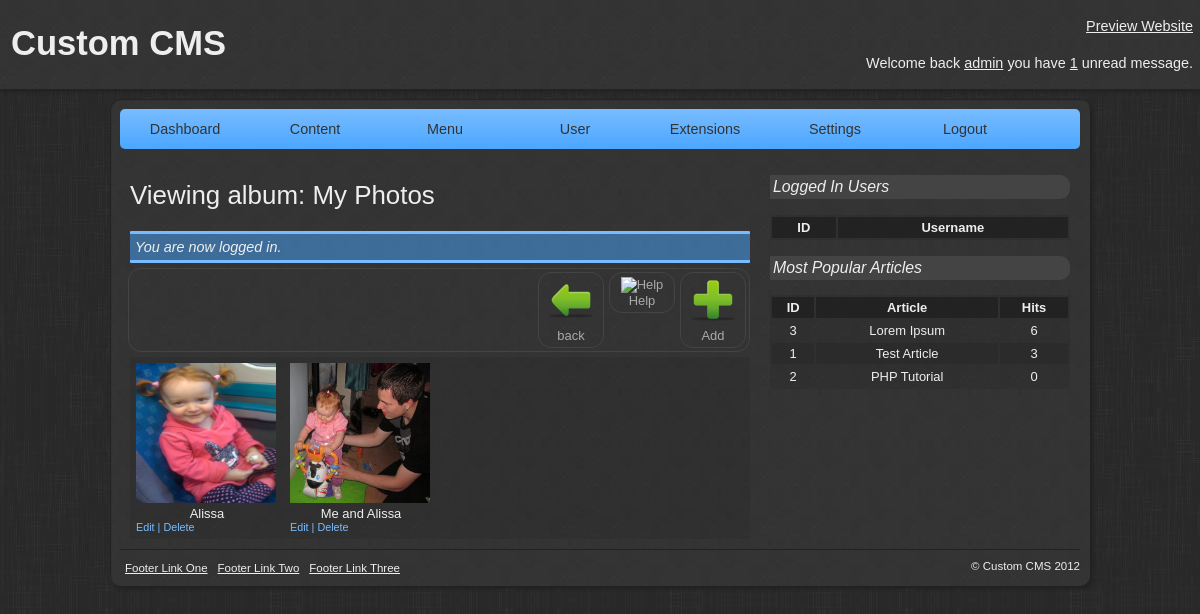
Page /admin/view-album.php?id=2 (signed in) on the committed database.
### tables this page shows
CREATE TABLE IF NOT EXISTS `tbl_albums` (
  `id` int(11) NOT NULL AUTO_INCREMENT,
  `author` int(11) NOT NULL,
  `name` varchar(50) NOT NULL,
  `directory` varchar(50) NOT NULL,
  `about` text NOT NULL,
  `date_modified` datetime NOT NULL,
  `date_created` datetime NOT NULL,
  PRIMARY KEY (`id`)
);

CREATE TABLE IF NOT EXISTS `tbl_photos` (
  `id` int(11) NOT NULL AUTO_INCREMENT,
  `author` int(11) NOT NULL,
  `album` int(11) NOT NULL,
  `name` varchar(50) NOT NULL,
  `photo` varchar(50) NOT NULL,
  `type` varchar(10) NOT NULL,
  `size` varchar(10) NOT NULL,
  `profile_picture` int(1) NOT NULL,
  `date_uploaded` datetime NOT NULL,
  PRIMARY KEY (`id`)
);

CREATE TABLE IF NOT EXISTS `tbl_users` (
  `id` int(11) NOT NULL AUTO_INCREMENT,
  `permission` int(11) NOT NULL,
  `username` varchar(20) NOT NULL,
  `password` varchar(40) NOT NULL,
  `email` varchar(255) NOT NULL,
  `first_name` varchar(50) NOT NULL,
  `last_name` varchar(50) NOT NULL,
  `bio` text NOT NULL,
  `url` varchar(200) NOT NULL,
  `gender` varchar(1) NOT NULL,
  `status` varchar(50) NOT NULL,
  `email_notifications` int(1) NOT NULL,
  `enabled` int(1) NOT NULL,
  `date_modified` datetime NOT NULL,
  `date_created` datetime NOT NULL,
  PRIMARY KEY (`id`)
);

CREATE TABLE IF NOT EXISTS `tbl_articles` (
  `id` int(11) NOT NULL AUTO_INCREMENT,
  `author` int(11) NOT NULL,
  `category` int(11) NOT NULL,
  `name` varchar(255) NOT NULL,
  `content` text NOT NULL,
  `keywords` varchar(100) NOT NULL,
  `description` varchar(100) NOT NULL,
  `hits` int(11) NOT NULL,
  `published` int(1) NOT NULL,
  `comments` int(1) NOT NULL,
  `date_modified` datetime NOT NULL,
  `date_created` datetime NOT NULL,
  PRIMARY KEY (`id`)
);

### library/core/mysql.php (called while the page is built, shortened)
<?php
class MySQL {
	private $connection;
	public function open_connection() {
		$this->connection = mysql_connect(DATABASE_SERVER, DATABASE_USERNAME, DATABASE_PASSWORD);
		if(!$this->connection) {
			die("MySQL connection failed: " . mysql_error());
		} else {
			$db_select = mysql_select_db(DATABASE_NAME, $this->connection);
		}
	}
	public function query($sql) {
		$result = mysql_query($sql, $this->connection);
		return $result;
	}
	public function fetch_array($result) {
		return mysql_fetch_array($result);
	}
}
$database = new MySQL();
?>

### library/core/message.php (called while the page is built, shortened)
<?php
class Message extends Core {
	public static $table_name = 'messages';
	public static function unread_messages($user) {
		global $database;
		$sql = "SELECT COUNT(*) FROM " . DATABASE_TBL_PREFIX . static::$table_name . " WHERE recieved=0 AND recipient='{$user}'";
		$result = $database->query($sql);
		$row = $database->fetch_array($result);
		return array_shift($row);
	}
}
?>

### library/core/core.php (called while the page is built, shortened)
<?php
class Core {
	protected static $table_name;
	public static function instantiate($record) {
		$object = new $class_name;
		foreach($record as $attribute => $value) {
			if($object->has_attribute($attribute)) {
				$object->$attribute = $value;
			}
		}
		return $object;
	}
	public static function find_by_id($id=0) {
		$result_array = static::find_by_sql("SELECT * FROM " . DATABASE_TBL_PREFIX . static::$table_name . " WHERE id={$id} LIMIT 1");
		return !empty($result_array) ? array_shift($result_array) : false;
	}
	public static function find_by_sql($sql="") {
		global $database;
		$result = $database->query($sql);
		$object_array = array();
		while($row = $database->fetch_array($result)) {
			$object_array[] = static::instantiate($row);
		}
		return $object_array;
	}
	public static function count_specific($field, $value) {
		global $database;
		$sql = "SELECT COUNT(*) FROM " . DATABASE_TBL_PREFIX . static::$table_name . " WHERE {$field}={$value}";
		$result = $database->query($sql);
		$row = $database->fetch_array($result);
		return array_shift($row);
	}
	private function has_attribute($attribute) {
		$object_vars = get_object_vars($this);
		return array_key_exists($attribute, $object_vars);
	}
}
?>

### library/core/permission.php (called while the page is built, shortened)
<?php
class Permission extends Core {
	public static function access($access) {
		global $session;
		$user = User::find_by_id($session->user_id);
	}
}
?>

### library/core/photo.php (called while the page is built, shortened)
<?php
class Photo extends Core {
	public static $table_name = 'photos';
	public static function find_by_album($album) {
		return static::find_by_sql("SELECT * FROM " . DATABASE_TBL_PREFIX . static::$table_name . " WHERE album='{$album}'");
	}
}
?>

### library/core/article.php (called while the page is built, shortened)
<?php
class Article extends Core {
	public static $table_name = 'articles';
	public static function most_popular($number = 3) {
		return static::find_by_sql("SELECT * FROM " . DATABASE_TBL_PREFIX . self::$table_name . " ORDER BY hits DESC LIMIT {$number}");
	}
}
?>

### admin/view-album.php (the view, shortened to what this page needs)
<?php
require_once('../library/load.php');
Permission::access(4);
if(isset($_GET['id'])) {
	$album_id = $_GET['id'];
	$album = Album::find_by_id($album_id);
	$user = User::find_by_id($album->author);
}
$title = 'Viewing album: '.$album->name;
require(ADMIN_TEMPLATE.'header.php');
?>
<div class="toolbar">
	<a href="./upload-photo.php?id=<?php echo $album_id; ?>" class="toolbar-button"><img src="images/icons/add.png" title="Upload a New Photo" />Add</a>
	<a href="#" class="toolbar-button"><img src="images/icons/help.png" title="Help" />Help</a>
	<a href="./albums.php?id=<?php echo $user->id; ?>" class="toolbar-button"><img src="images/icons/back.png" title="Back To Album" />back</a>
</div>
<?php if(Photo::count_specific('album', $album_id) != 0): ?>
<div class="gallery">
	<?php
		$photos = Photo::find_by_album($album_id);
		foreach($photos as $photo):
	?>
	<div class="gallery-item">
		<div class="gallery-photo">
			<a href="../users/<?php echo $user->username.'/'.$album->directory.'/'.$photo->photo; ?>" class="lightbox" target="_blank"><img src="../users/<?php echo $user->username.'/'.$album->directory.'/'.$photo->photo; ?>" width="140" height="140" /></a>
		</div>
		<div class="gallery-caption">
			<?php echo $photo->name; ?>
		</div>
		<div class="gallery-actions">
			<a href="#">Edit</a> | <a href="#">Delete</a>
		</div>
	</div>
	<?php endforeach; ?>
</div>
<?php endif; ?>
<?php
require(ADMIN_TEMPLATE.'footer.php');
?>

### templates/admin/newdefault/header.php (shortened to what this page needs)
<!DOCTYPE html>
<html lang="en">
<head>
    <link rel="stylesheet" media="screen" href="../templates/admin/newdefault/css/modal.css" />
    <link rel="stylesheet" media="screen" href="../templates/admin/newdefault/css/style.css" />
</head>
<body>
	<div class="header">
    	<div class="header-left">
        	<h1>Custom CMS</h1>
        </div>
        <div class="header-right">
        	<p><a href="../" title="Preview Website">Preview Website</a></p>
            <p>Welcome back <a href="./profile.php?id=<?php echo $_SESSION['user_id']; ?>" title="Your Profile"><?php echo $_SESSION['user_username']; ?></a> you have <a href="./messages.php"><?php echo Message::unread_messages($_SESSION['user_id']); ?></a> unread message<?php if(Message::unread_messages($_SESSION['user_id']) != 1) { echo 's'; } ?>.</p>
        </div>
    </div>
    <div class="wrapper">
    	<ul class="nav">
        	<li><a href="./" title="Dashboard">Dashboard</a></li>
            <li>
            	<a href="#">Content</a>
            </li>
            <li>
            	<a href="#">Menu</a>
            </li>
            <li>
            	<a href="#">User</a>
            </li>
            <li>
            	<a href="#">Extensions</a>
            </li>
            <li><a href="./settings.php" title="System Settings">Settings</a></li>
            <li><a href="./logout.php" title="Logout">Logout</a></li>
        </ul>
    	<div class="content">
        	<h2><?php echo $title; ?></h2>
            <?php if(isset($_SESSION['message'])) {
				echo '<div class="message">'.$_SESSION['message'].'</div>';
			} ?>

### templates/admin/newdefault/footer.php
</div>
        <div class="sidebar">
        	<h3>Logged In Users</h3>
            <table class="sidebar-table">
            	<tr>
                    <th>ID</th>
                    <th>Username</th>
                </tr>
            </table>
            <h3>Most Popular Articles</h3>
			<table class="sidebar-table">
				<tr>
					<th>ID</th>
					<th>Article</th>
					<th>Hits</th>
				</tr>
				<?php
					$most_popular_articles = Article::most_popular();
					foreach($most_popular_articles as $mpa):
				?>
				<tr>
					<td><?php echo $mpa->id; ?></td>
					<td><?php echo $mpa->name; ?></td>
					<td><?php echo $mpa->hits; ?></td>
				</tr>
				<?php endforeach; ?>
			</table>
        </div>
        <div class="footer">
            <div class="footer-left">
                <ul>
                    <li><a href="#">Footer Link One</a></li>
                    <li><a href="#">Footer Link Two</a></li>
                    <li><a href="#">Footer Link Three</a></li>
                </ul>
            </div>
            <div class="footer-right">
                <p>&copy; Custom CMS 2012</p>
            </div>
        </div>
    </div>
</body>
</html>

### templates/admin/newdefault/css/style.css (style rules this page uses)
body { margin: 0; padding: 0; font: .9em Arial; background: url('../images/background.jpg') #222; }
.header { background: url('../images/background_noise.jpg') #333; color: #EEE; padding: 1px; overflow: hidden; margin: 0; box-shadow: 0px 3px 3px #222; }
.header-left { float: left; }
.header-right { float: right; text-align: right; }
.header h1 { font-size: 2.4em; padding: 0px 0px 0px 10px; }
.header p { padding: 3px 6px; }
.header a, .header a:link, .header a:visited { color: #EEE; }
.wrapper { background: url('../images/background_noise.jpg') #333; width: 960px; margin: 10px auto; overflow: hidden; padding: 10px; color: #EEE; border-radius: 10px; box-shadow: 3px 3px 3px #222, inset 1px 1px 1px #222; }
.nav { background: url('../images/nav.jpg') repeat-x #4BA6FF; background: -moz-linear-gradient(0% 100% 90deg, #4BA6FF, #78BCFF) #4BA6FF; background: -webkit-gradient(linear, 50% 0%, 50% 100%, from(#78BCFF), to(#4BA6FF)); border-radius: 5px }
.nav, .nav ul { margin: 0; padding: 0; list-style: none; width: 960px; float: left; text-align: center; }
.nav li { float: left; width: 130px; }
.nav a { display: block; color: #333; text-decoration: none; padding: 12px 10px; transition: linear all .2s; -moz-transition: linear all .2s; -webkit-transition: linear all .2s; }
.content { width: 620px; float: left; padding: 10px; }
.content h2 { font-size: 1.8em; font-weight: 500; }
.sidebar { width: 300px; float: left; padding: 10px; }
.sidebar h3 { font-size: 1.1em; background: #444; padding: 3px; border-radius: 1px 10px 10px 1px; font-weight: 500; font-style: italic; }
.sidebar-table { width: 100%; font-size: .9em; background: #2F2F2F; background: rgba(11, 11, 11, .1); }
.sidebar-table tr:nth-child(odd) { background: rgba(28, 28, 28, .2); }
.sidebar-table th { background: #222; padding: 3px; border-radius: 1px 1px 0px 0px; }
.sidebar-table td { text-align: center; padding: 3px; }
.footer { width: 960px; padding: 10px 0 0; margin: 10px auto 0px; overflow: hidden; color: #EEE; font-size: .8em; border-top: 1px solid #222; }
.footer-left { float: left; }
.footer-right { float: right; }
.footer p { margin: 0; padding: 0; }
.footer ul { overflow: hidden; text-align: center; list-style: none; margin: 0; padding: 0; }
.footer ul li { float: left; }
.footer ul li a, .footer ul li a:link, .footer ul li a:visited { color: #EEE; display: block; padding: 2px 5px; transition: linear all 0.5s; -moz-transition: linear all 0.5s; -webkit-transition: linear all 0.5s; }
.message { width: 610px; padding: 5px; font-style: italic; margin: 5px auto; border-radius: 1px; background: #4BA6FF; background: rgba(75, 166, 255, .5); border-top: 3px solid #78BCFF; border-bottom: 3px solid #78BCFF; }
.toolbar { float: right; border: 1px solid #444; padding: 3px; border-radius: 13px; margin: 0 0 5px; width: 614px; }
.toolbar-button, .toolbar-button:link, .toolbar-button:visited { padding: 4px 8px; color: #AAA; text-decoration: none; float: right; border-radius: 13px; margin: 0px 0px 0px 5px; border: 1px solid #444; font-size: .9em; text-align: center; vertical-align: baseline; width: 48px; transition: linear all 0.5s; -moz-transition: linear all 0.5s; -webkit-transition: linear all 0.5s; }
.toolbar-button img { border: none; }
.gallery { width: 620px; padding: 0px; margin: 0px; overflow: hidden; background: #2F2F2F; background: rgba(11, 11, 11, .1); }
.gallery-item { width: 142px; margin: 6px; padding: 0px; float: left;# }
.gallery-caption { text-align: center; font-size: .9em; }
.gallery-actions { color: #78BCFF; font-size: .75em; }
.gallery-actions a, .gallery-actions a:link, .gallery-actions a:visited { color: #78BCFF; text-decoration: none; transition: linear all 0.5s; -moz-transition: linear all 0.5s; -webkit-transition: linear all 0.5s; }

### rows in the picture
tbl_albums: name "Viewing album: My Photos"
tbl_photos: photo.directory (picture), name "Alissa"
tbl_photos: photo.directory (picture), name "Me and Alissa"
tbl_articles: id "3", name "Lorem Ipsum", hits "6"
tbl_articles: id "1", name "Test Article", hits "3"
tbl_articles: id "2", name "PHP Tutorial", hits "0"

### other values in the picture
$_SESSION['user_username'] "admin"
Message::unread_messages($_SESSION['user_id']) "1"
$_SESSION['message'] "You are now logged in."
